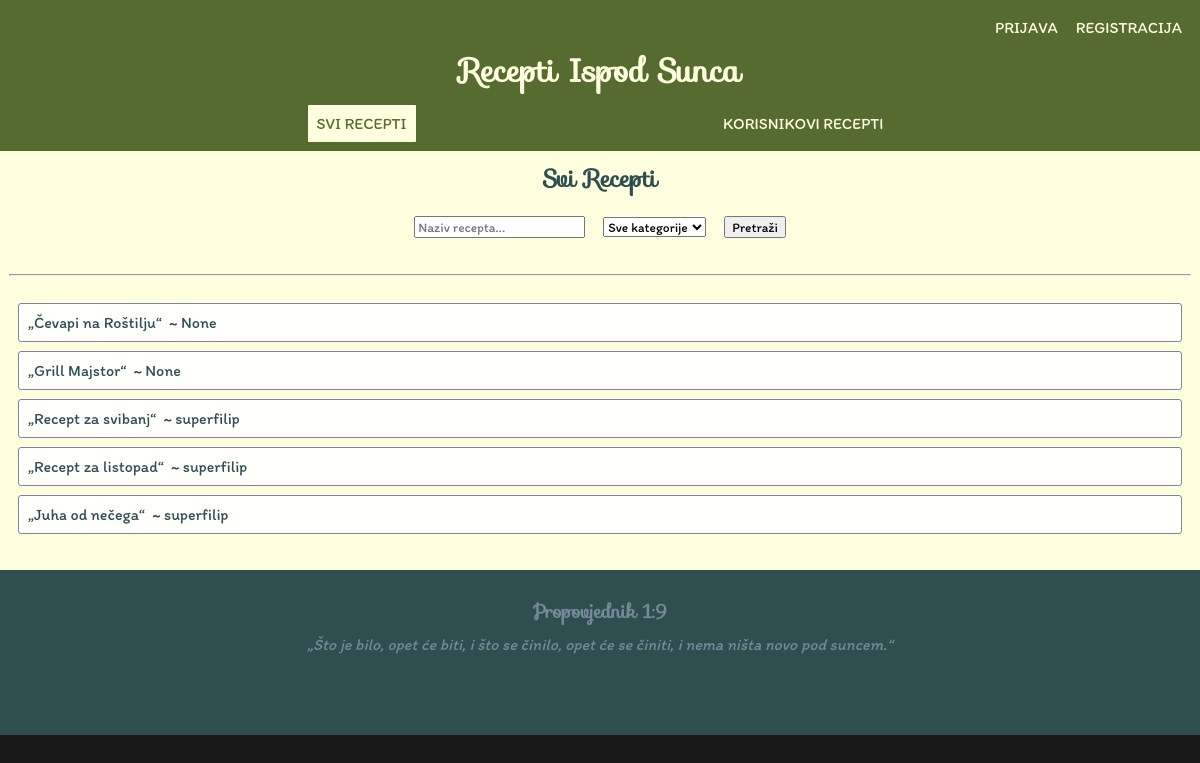
The app's page /main/all_recipes, older data.
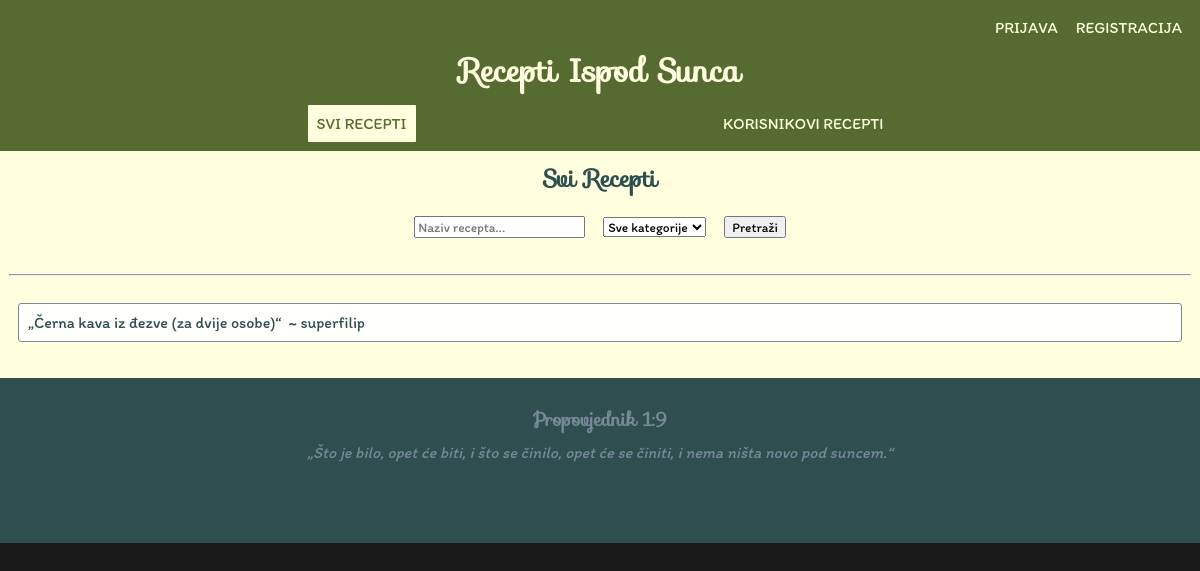
The same page, newer data.
### main/models.py (models this page shows, shortened)
class Recipe(models.Model):
    name = models.CharField(max_length=64, unique=True)
    author = models.ForeignKey(User, on_delete=models.SET_NULL, null=True, blank=True)
    CATEGORIES = (
        ('food', 'Hrana'),
        ('drink', 'Piće'),
        ('medicine', 'Lijek'),
    )
    category = models.CharField(max_length=8, choices=CATEGORIES, default='food')
    equipment = models.TextField(default="")
    ingredients = models.TextField(default="")
    time_needed = models.IntegerField(default=1, validators=[MinValueValidator(1)])
    TIME_UNITS = (
        ('min', 'min'),
        ('ura', 'h'),
        ('dan', 'dan'),
    )
    time_measurement_unit = models.CharField(max_length=8, choices=TIME_UNITS, default='min')
    preperation = models.TextField(default="")

### main/views.py (the view)
# urls.py: path('all_recipes', views.all_recipes, name='all_recipes'),
def all_recipes(request):
    search_query = request.GET.get('search_query', '')
    category = request.GET.get('category', '')
    recipes = Recipe.objects.all()
    if search_query:
        recipes = recipes.filter(name__icontains=search_query)
    if category:
        recipes = recipes.filter(category=category)
    context = {
        'filtered_recipes': recipes
    }
    return render(request, 'main/all_recipes.html', context)

### templates/main/all_recipes.html (shortened to what this page needs)
{% extends "base_generic.html" %}
{% block content %}
    <h2>Svi Recepti</h2>
    <form method="GET" class="form-group">
        <input type="text" name="search_query" placeholder="Naziv recepta..." value="{{ request.GET.search_query }}">
        <select name="category">
            <option value="">Sve kategorije</option>
        </select>
        <button type="submit">Pretraži</button>
    </form>
    <hr>
    <div class="recipe-list">
        <ul>
            {% for recipe in filtered_recipes %}
                <li>
                    <a href="{% url 'main:recipe' recipe.id %}" class="non-btn">„{{ recipe.name }}“</a>&nbsp; ~ {{ recipe.author }}
                </li>
            {% endfor %}
        </ul>
    </div>
{% endblock %}

### templates/base_generic.html (shortened to what this page needs)
{% load static %}
<!DOCTYPE html>
<html lang="en">
<head>
    <link rel="stylesheet" href="{% static 'css/styles.css' %}?">
</head>
<body>
    <header>
        <div id="authentification">
            {% if user.is_authenticated %}
            <p>Prijavljeni korisnik:&nbsp;</p>
            <p>{{ user.username }}</p>
            <form action="{% url 'logout' %}" method="post">
                {% csrf_token %}
                <input type="submit" value="Odjavite se">
            </form>
            {% else %}
                <nav>
                    <ul>
                        <li><a href="{% url 'login' %}">Prijava</a></li>
                        <li><a href="{% url 'register' %}">Registracija</a></li>
                    </ul>
                </nav>
            {% endif %}
        </div>
        <h1>Recepti Ispod Sunca</h1>
        <nav>
            <ul>
                <li><a href="{% url 'main:all_recipes' %}" class="{% if request.path == '/main/all_recipes' %}active{% endif %}">Svi Recepti</a></li>
                <li><a href="{% url 'main:user_recipes' %}" class="{% if request.path == '/main/user_recipes' %}active{% endif %}">Korisnikovi Recepti</a></li>
            </ul>
        </nav>
    </header>
    <main>
        <div class="content">
            {% block content %}
            {% endblock %}
        </div>
    </main>
    <footer>
        <h3>Propovjednik 1:9</h3>
        <p><i>„Što je bilo, opet će biti, i što se činilo, opet će se činiti, i nema ništa novo pod suncem.“</i></p>
    </footer>
</body>
</html>

### static/css/styles.css (style rules this page uses)
:root { --color-primary-dark: DarkSlateGray; --color-primary-light: LightYellow; --color-secondary-dark: DarkOliveGreen; --color-secondary-light: LightSlateGray; --extra-light-slate-gray: rgba(166, 216, 232, 0.5); --color-shadow: rgba(0, 0, 0, 0.9); --color-light: rgba(255, 255, 255, 0.9); --time-blink: 0.3s; --space-detail: 1px; --space-extra-small: 3px; --space-small: 9px; --space-medium: 27px; --space-large: 81px; }
* { box-sizing: border-box; }
h1, h2, h3, h4, h5, h6 { font-family: 'CustomFont1'; text-align: center; margin: 0 0 var(--space-small); }
p { display: flex; justify-content: center; align-items: center; margin: 0; }
input, select, textarea, button { font-family: 'CustomFont2'; margin: var(--space-small); }
ul { list-style: none; margin: 0; padding-inline-start: 0; }
a { color: inherit; text-decoration: none; display: flex; justify-content: center; align-items: center; }
hr { margin: var(--space-medium) 0; border-width: var(--space-detail); }
form, button { display: flex; justify-content: center; align-items: center; margin: var(--space-small); flex-wrap: wrap; }
.form-group { margin: 0; display: flex; flex-wrap: wrap; justify-content: center; align-items: center; margin: var(--space-detail); }
html { color: var(--color-light); background-color: var(--color-shadow); }
body { font-family: 'CustomFont2'; color: var(--color-primary-dark); background-color: var(--color-primary-light); text-align: left; margin: 0; }
header { color: var(--color-primary-light); background-color: var(--color-secondary-dark); padding: var(--space-small); }
#authentification { display: flex; flex-wrap: wrap; justify-content: flex-end; text-wrap: nowrap; }
nav ul { display: flex; flex-wrap: wrap; justify-content: space-evenly; }
nav li { display: flex; justify-content: center; align-items: center; }
nav ul li a { padding: var(--space-small); text-wrap: nowrap; border-radius: var(--space-detail); transition: background-color var(--time-blink) ease, color var(--time-blink) ease; text-transform: uppercase; }
nav ul li a:hover, nav ul li a.active { color: var(--color-secondary-dark); background-color: var(--color-primary-light); }
main { color: inherit; background-color: inherit; padding: var(--space-small) var(--space-small) var(--space-medium); overflow-y: hidden; word-break: break-all; }
.recipe-list { text-align: center; }
.recipe-list li { display: flex; flex-direction: row; flex-wrap: wrap; margin: var(--space-small); padding: var(--space-small); background-color: var(--color-light); border: var(--space-detail) solid var(--color-secondary-light); border-radius: var(--space-extra-small); }
footer { color: var(--color-secondary-light); background-color: var(--color-primary-dark); text-align: center; padding: var(--space-medium) var(--space-small) var(--space-large); display: block; }

Row changes from the older to the newer data that the page shows:
removed Recipe: name "Čevapi na Roštilju", author "None"
removed Recipe: name "Grill Majstor", author "None"
removed Recipe: name "Recept za svibanj", author "superfilip"
removed Recipe: name "Recept za listopad", author "superfilip"
removed Recipe: name "Juha od nečega", author "superfilip"
added Recipe: name "Černa kava iz đezve (za dvije osobe)", author "superfilip"
